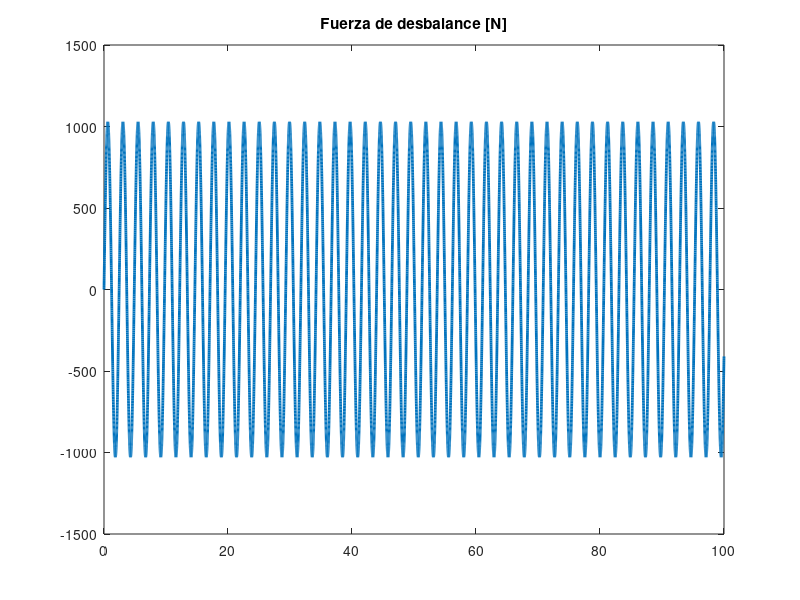
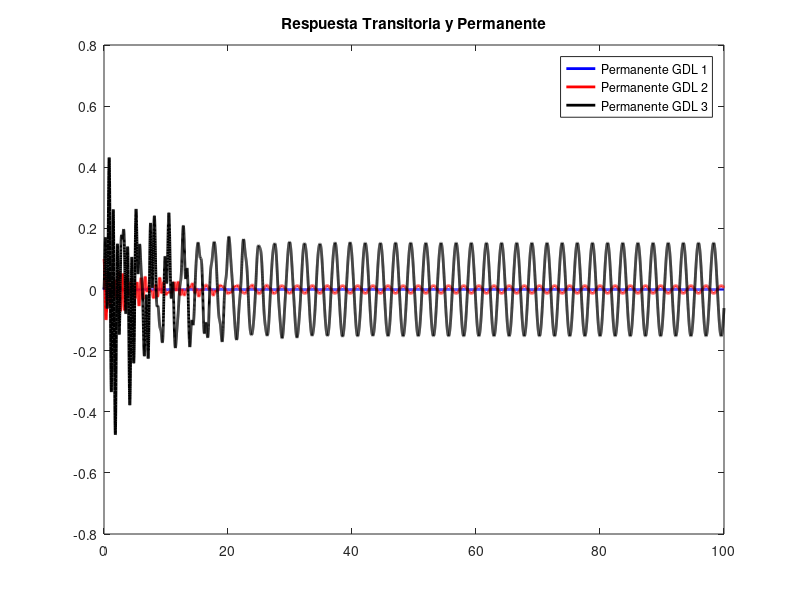

The MATLAB source for these figures, in order:
function ejeYconTMDforzadoGHOUL 
%% DEFINICIÓN DE PARÁMETROS DEL SISTEMA
%% DEFINICIÓN DE PARÁMETROS DEL SISTEMA
m1=62000; %% Masa 1
m2=93000; %% Masa 2
m3=0.03*(m1+m2); %% Masa TMD

z=[0.015;0.015;0.1];

k1=2e8; %% Rigidez 1
k2=9e6; %% Rigidez 2
k3=(9.4)^2*m3 %% Rigidez 3

M= [m1 0 0;
    0 m2 0;
    0 0 m3]; %% Matriz de masa

K=[k1+k2 -k2 0;
    -k2   k2 -k3;
       0 -k3 k3]; %% Matriz de Rigidez

dt=0.005;
t=0:dt:100;

xINI=[0;0.1;0];
dxINI=[0;0;0];

%% ENCUENTRO AUTOVECTORES Y AUTOVALORES
[X,lambda]=eig(K,M); %el X que me larga ya esta normalizado de modo q X'*m*X=I

wn=diag(sqrt(lambda))
wd=wn.*sqrt(1-z.^2);

%% MÉTODO DE DESCOMPOSICIÓN MODAL

Mmodal=round(X'*M*X); %M modal
Kmodal=round(X'*K*X); %K modal

Y0=X'*M*xINI;
dY0=X'*M*dxINI; %paso las condiciones inciales a coord modales

%Ahora el sistema será Mmodal*y''+Cmodal*y'+Kmodal*y=0 es un sistema de EDOs
%desacoplado y habra wd
wd=wn.*sqrt(1-z.^2)

%Transitoria:

Y=zeros(length(wn),length(t));

for i=1:length(wn)

% 1er término
    Y(i,:)=exp(-z(i)*wn(i)*t).*(cos(wd(i)*t)+z(i)/(sqrt(1-z(i)^2)).*sin(wd(i)*t)).*Y0(i);

    % 2do término
    Y(i,:)=Y(i,:)+(1/wd(i).*exp(-z(i)*wn(i)*t).*sin(wd(i)*t)).*dY0(i);

end

%% PASO DE COORD MODALES A GEOMETRICAS

xt=X*Y;


%% DEFINO PARAMETROS Y FUERZA DE DESBALANCE

F0Desbalance=1028.93;
wRotor=2.572;
Fdesb=F0Desbalance.*sin(wRotor*t);

figure (1)
plot(t,Fdesb,'LineWidth',2)
title('Fuerza de desbalance [N]')

%% RESPUESTA PERMANENTE

F = zeros(3,length(t)); % Vector de fuerzas
F(2,:) = Fdesb;         % Fuerza de desbalance en el grado de libertad 3

% Transformar fuerzas a coordenadas modales
Fmodal = X' * F;

% Respuesta permanente modal
Y_perm = zeros(length(wn), length(t));
for i = 1:length(wn)
    for j = 1:length(t)
        Y_perm(i,j) = (1/(Kmodal(i,i) - Mmodal(i,i) * wd(i)^2)) * Fmodal(i,j);
    end
end

% Transformar respuesta permanente a coordenadas físicas
x_perm = X * Y_perm;

xGeneral=xt+x_perm;

%% Ploteado
figure(2)
plot(t,xGeneral(1,:),'b','LineWidth',2)
hold on 
plot(t,xGeneral(2,:),'r','LineWidth',2)
plot(t,xGeneral(3,:),'k','LineWidth',2)
hold off
title('Respuesta Transitoria y Permanente')
legend('Permanente GDL 1','Permanente GDL 2','Permanente GDL 3')

end